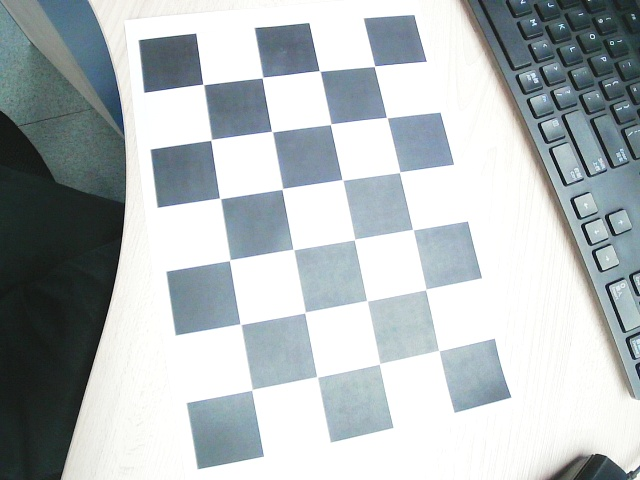
#> input picture image_folder/1.jpg, 640 x 480 px; its folder holds only this picture in this run
$ python calibrate_intris.py
#> lines starting #> are read from the running program, lines starting #| are printed output that depends on the picture; after the words box and inside, x2 and y2 are one past the last pixel; in counts of white or black regions, pixels touching at a corner belong together; long printed decimals are rounded
#!/usr/bin/python3
import cv2
import numpy as np
import glob

# 设置寻找亚像素角点的参数，采用的停止准则是最大循环次数30和最大误差容限0.001
criteria = (cv2.TERM_CRITERIA_EPS + cv2.TERM_CRITERIA_MAX_ITER, 30, 0.001)

# 获取标定板角点的位置
objp = np.zeros((4 * 6, 3), np.float32)
objp[:, :2] = np.mgrid[0:6, 0:4].T.reshape(-1, 2)  # 将世界坐标系建在标定板上，所有点的Z坐标全部为0，所以只需要赋值x和y

obj_points = []  # 存储3D点
img_points = []  # 存储2D点

images = glob.glob("image_folder/*.jpg")
i = 0
size = None
for fname in images:
    img = cv2.imread(fname)
#> img is the input picture: shape (480, 640, 3); mean B, G, R 187.4, 185.3, 178
    gray = cv2.cvtColor(img, cv2.COLOR_BGR2GRAY)
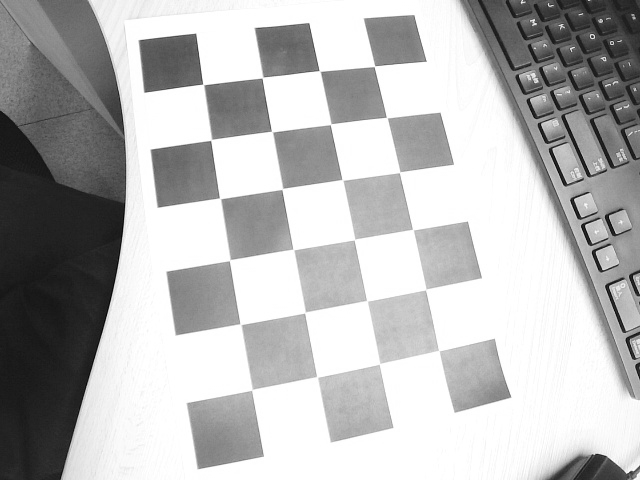
#> gray: shape (480, 640); min 1, max 255, mean 183.4
    size = gray.shape[::-1]
#> size = (640, 480)
    # 内部调用了cornerSubPix
    ret, corners = cv2.findChessboardCorners(gray, (6, 4), None)
#> ret = True; corners = 24 rows, first 8: [374.4, 66.04], [386.2, 117.6], [399.3, 172.2], [413, 228.8], [425.8, 288.8], [438.3, 351.9], [319.5, 70.94], [331.1, 124.2]
    # print(corners)

    if ret:
        obj_points.append(objp)
        img_points.append(corners)

        # [6 lines of commented-out code are left out]

        cv2.drawChessboardCorners(img, (6, 4), corners, ret)  # 记住，OpenCV的绘制函数一般无返回值
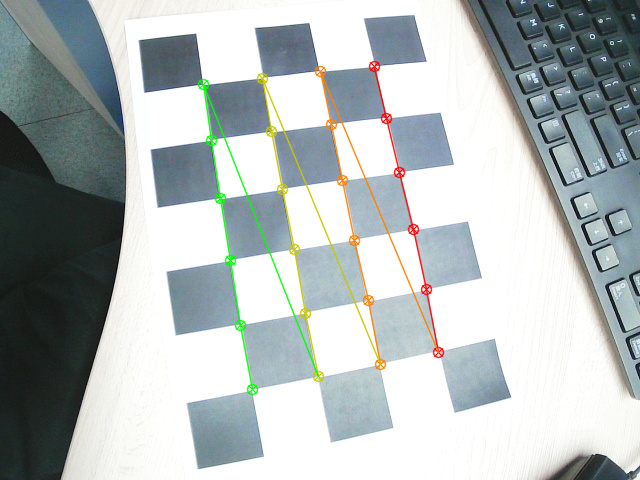
#> img: shape (480, 640, 3); 2.65% of pixels changed, all inside (x1, y1, x2, y2) = (197, 60, 445, 396)
        i += 1
        # cv2.imwrite('conimg' + str(i) + '.jpg', img)
        # cv2.imshow('image', img)
        # cv2.waitKey(4000)

print(len(img_points))
#| 1
cv2.destroyAllWindows()

# 标定
ret, mtx, dist, rvecs, tvecs = cv2.calibrateCamera(obj_points, img_points, size, None, None)
#> ret = 0.579; mtx = [[464.4, 0, 300.5], [0, 459.8, 228.1], [0, 0, 1]]; dist = [[0.174, -5.15, 0.00252, 0.0051, 21.54]]; rvecs = ([-0.237, 0.015, 1.39],); tvecs = ([1.3, -2.89, 8.05],)

print("ret:", ret)
#| ret: 0.5789
print("mtx:\n", mtx)  # 内参数矩阵
#| mtx:
#|  [[464.362   0.         300.547]
#|  [  0.         459.790 228.072 ]
#|  [  0.           0.           1.        ]]
print("dist:\n", dist)  # 畸变系数   distortion cofficients = (k_1,k_2,p_1,p_2,k_3)
#| dist:
#|  [[ 1.74188338e-01 -5.15307747e+00  2.52466242e-03  5.10383123e-03
#|    2.15448959e+01]]
# print("rvecs:\n", rvecs)  # 旋转向量  # 外参数
# print("tvecs:\n", tvecs)  # 平移向量  # 外参数

print("-----------------------------------------------------")

# [10 lines of commented-out code are left out]

$ run again, on image_folder/13.jpg
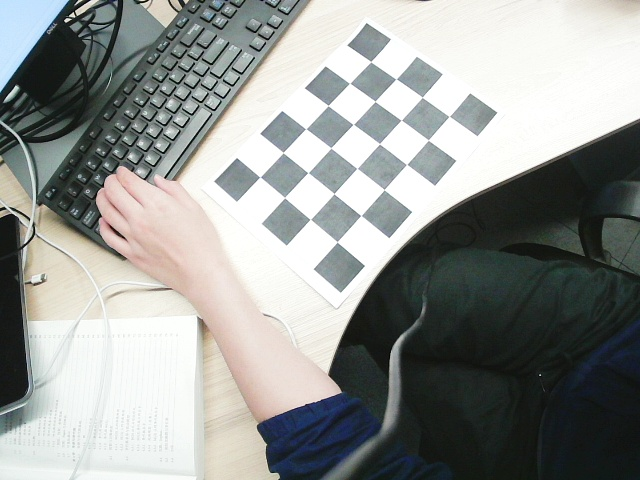
#> input picture image_folder/13.jpg, 640 x 480 px
#> img is the input picture: shape (480, 640, 3); mean B, G, R 147.6, 150.4, 147.4
#> `gray = cv2.cvtColor(img, cv2.COLOR_BGR2GRAY)`:
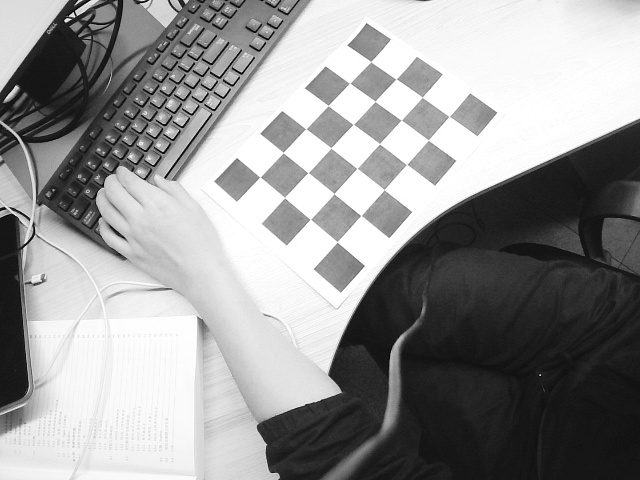
#> gray: shape (480, 640); min 1, max 255, mean 149.2
#> `ret, corners = cv2.findChessboardCorners(gray, (6, 4), None)`: ret = True; corners = 24 rows, first 8: [259.8, 177.1], [283.1, 152.5], [305.8, 128.7], [327.9, 105.6], [349.7, 83.34], [370.8, 61.71], [284.6, 197.6], [308, 172.6]
#> `cv2.drawChessboardCorners(img, (6, 4), corners, ret)`:
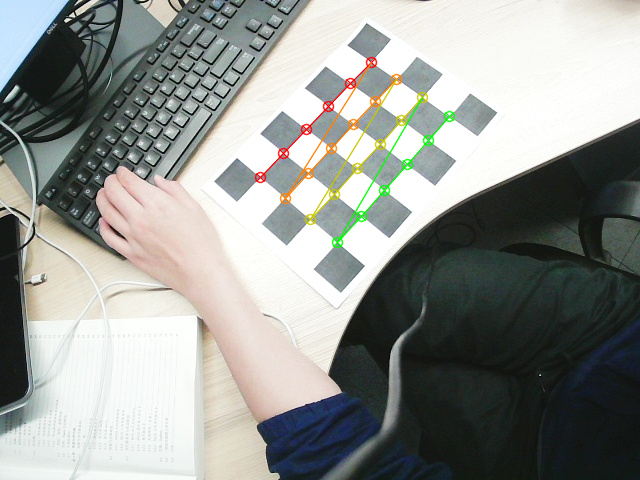
#> img: shape (480, 640, 3); 1.55% of pixels changed, all inside (x1, y1, x2, y2) = (254, 56, 456, 249)
#| 1
#> `ret, mtx, dist, rvecs, tvecs = cv2.calibrateCamera(obj_points, img_poi..`: ret = 0.121; mtx = [[435.7, 0, 298.6], [0, 433.1, 252.7], [0, 0, 1]]; dist = [[-0.262, 0.201, -0.012, 0.00359, 0.0743]]; rvecs = ([-0.248, 0.0385, -0.837],); tvecs = ([-1.13, -2.22, 12.68],)
#| ret: 0.1212
#| mtx:
#|  [[435.702    0.         298.632]
#|  [  0.         433.068 252.691]
#|  [  0.           0.           1.        ]]
#| dist:
#|  [[-0.2621  0.2011 -0.012  0.00359  0.07425]]

$ run again, on image_folder/14.jpg
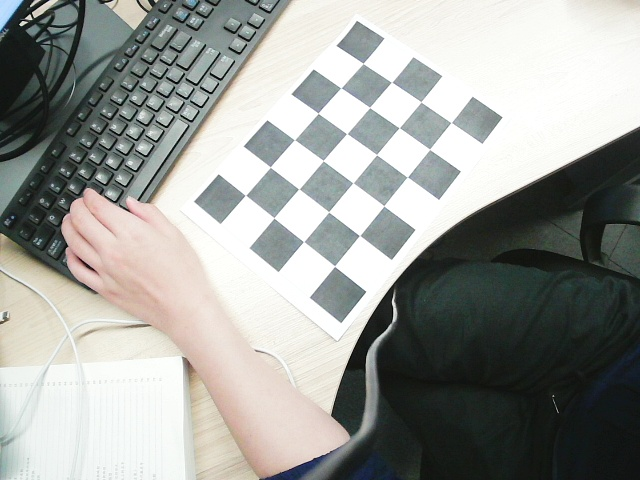
#> input picture image_folder/14.jpg, 640 x 480 px
#> img is the input picture: shape (480, 640, 3); mean B, G, R 153.1, 157.3, 155.2
#> `gray = cv2.cvtColor(img, cv2.COLOR_BGR2GRAY)`:
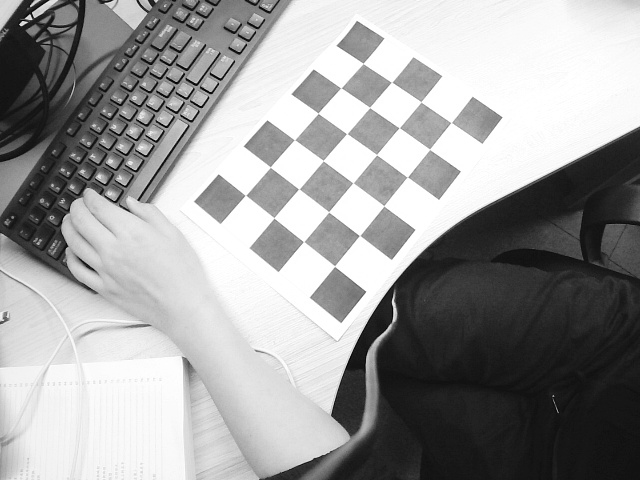
#> gray: shape (480, 640); min 0, max 255, mean 156.2
#> `ret, corners = cv2.findChessboardCorners(gray, (6, 4), None)`: ret = True; corners = 24 rows, first 8: [245.5, 195.3], [270.2, 167.2], [294.5, 140], [318.2, 113.3], [340.9, 87.93], [363.1, 63.33], [273.8, 217.8], [298.7, 189.2]
#> `cv2.drawChessboardCorners(img, (6, 4), corners, ret)`:
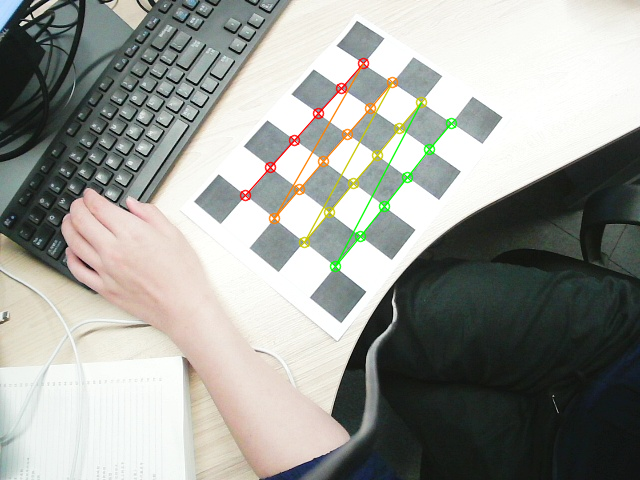
#> img: shape (480, 640, 3); 1.67% of pixels changed, all inside (x1, y1, x2, y2) = (239, 57, 458, 273)
#| 1
#> `ret, mtx, dist, rvecs, tvecs = cv2.calibrateCamera(obj_points, img_poi..`: ret = 0.173; mtx = [[461.6, 0, 306], [0, 464, 258.4], [0, 0, 1]]; dist = [[-0.335, 0.764, -0.0158, 0.00777, -1.11]]; rvecs = ([-0.238, -0.0316, -0.881],); tvecs = ([-1.59, -1.64, 12.03],)
#| ret: 0.173
#| mtx:
#|  [[461.606   0.         305.999]
#|  [  0.         463.976 258.421]
#|  [  0.           0.           1.        ]]
#| dist:
#|  [[-0.3345    0.7636 -0.01575  0.00777 -1.111]]

$ run again, on image_folder/15.jpg
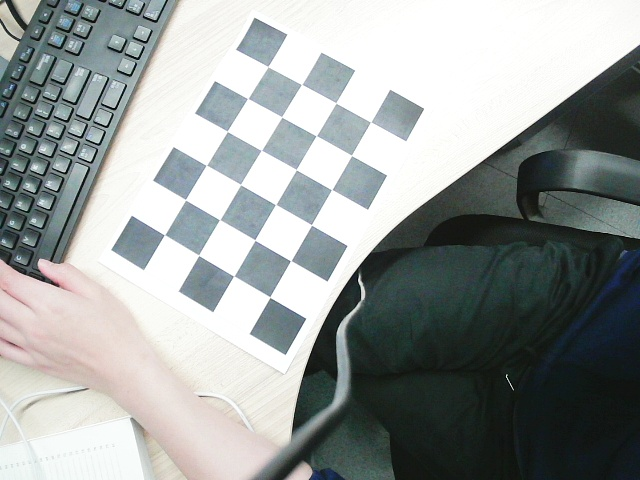
#> input picture image_folder/15.jpg, 640 x 480 px
#> img is the input picture: shape (480, 640, 3); mean B, G, R 155.3, 156.8, 151.7
#> `ret, corners = cv2.findChessboardCorners(gray, (6, 4), None)`: ret = True; corners = 24 rows, first 8: [164.5, 234.7], [185.6, 199.7], [206.4, 165.4], [227.3, 131.3], [247.5, 98.26], [267.8, 66.74], [198.9, 255.3], [219.7, 220]
#> `cv2.drawChessboardCorners(img, (6, 4), corners, ret)`:
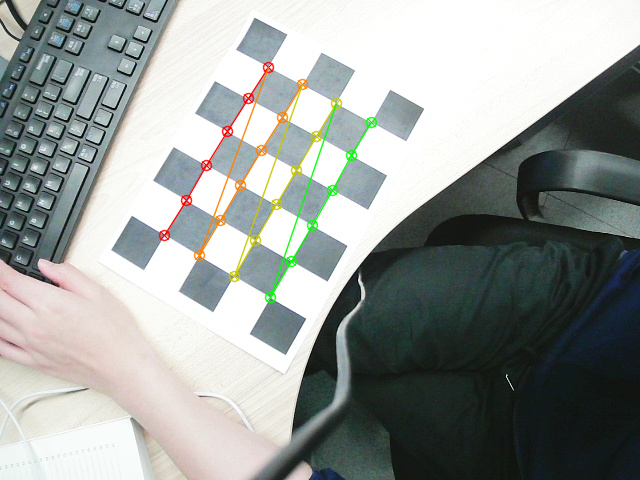
#> img: shape (480, 640, 3); 1.91% of pixels changed, all inside (x1, y1, x2, y2) = (158, 61, 378, 304)
#| 1
#> `ret, mtx, dist, rvecs, tvecs = cv2.calibrateCamera(obj_points, img_poi..`: ret = 0.183; mtx = [[482.7, 0, 300], [0, 482.3, 233], [0, 0, 1]]; dist = [[-0.511, 5.34, 0.000318, 0.00711, -23.07]]; rvecs = ([-0.0932, -0.0635, -1.05],); tvecs = ([-3.32, 0.0436, 11.54],)
#| ret: 0.1827
#| mtx:
#|  [[482.674   0.         299.987]
#|  [  0.         482.305 232.976 ]
#|  [  0.           0.           1.        ]]
#| dist:
#|  [[-5.11163571e-01  5.33685591e+00  3.17861649e-04  7.11344681e-03
#|   -2.30662042e+01]]

$ run again, on image_folder/10.jpg
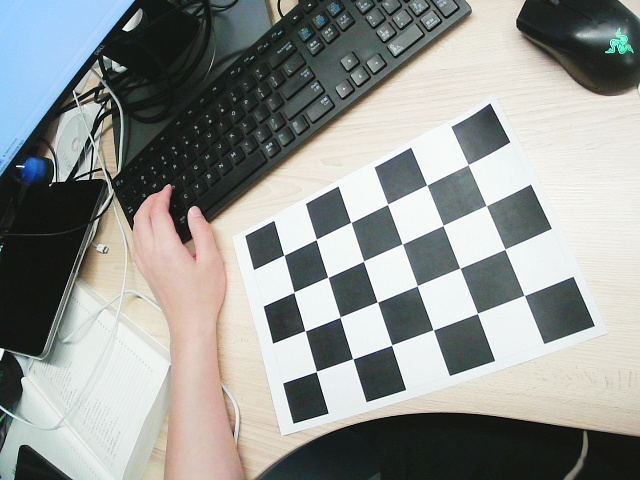
#> input picture image_folder/10.jpg, 640 x 480 px
#> img is the input picture: shape (480, 640, 3); mean B, G, R 146.1, 149.1, 145.9
#> `gray = cv2.cvtColor(img, cv2.COLOR_BGR2GRAY)`:
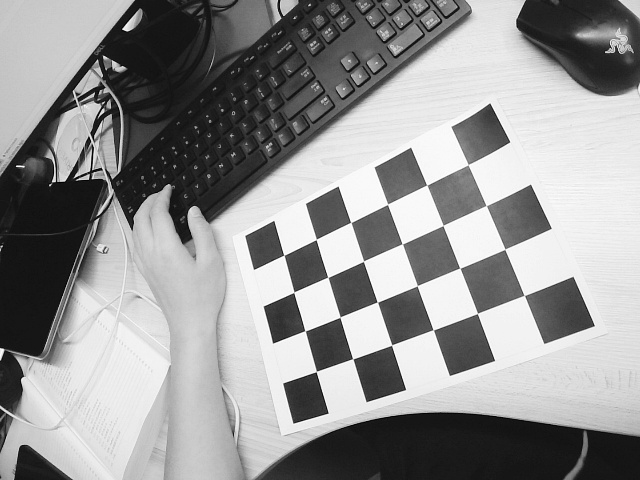
#> gray: shape (480, 640); min 0, max 255, mean 147.8
#> `ret, corners = cv2.findChessboardCorners(gray, (6, 4), None)`: ret = True; corners = 24 rows, first 8: [284, 255.2], [316.2, 239.5], [350.9, 222.4], [387.5, 204.4], [426.8, 185.1], [468.2, 164.6], [293.7, 292.3], [328, 277.4]
#> `cv2.drawChessboardCorners(img, (6, 4), corners, ret)`:
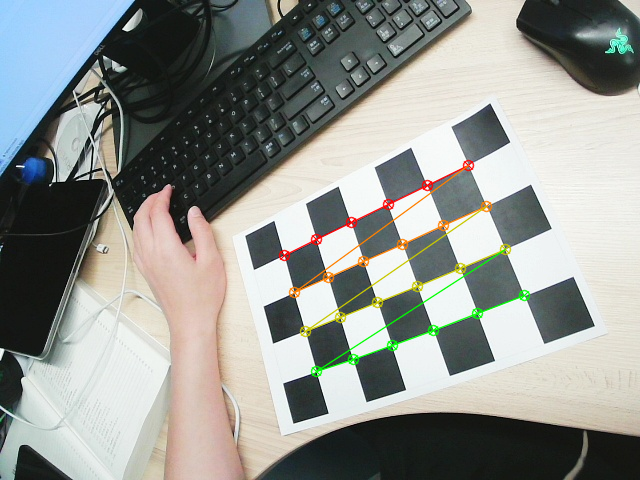
#> img: shape (480, 640, 3); 1.96% of pixels changed, all inside (x1, y1, x2, y2) = (278, 159, 531, 378)
#| 1
#> `ret, mtx, dist, rvecs, tvecs = cv2.calibrateCamera(obj_points, img_poi..`: ret = 0.182; mtx = [[424.8, 0, 307.3], [0, 440.5, 255.6], [0, 0, 1]]; dist = [[-0.0575, -0.195, -0.00588, -0.00847, 0.396]]; rvecs = ([-0.239, 0.45, -0.356],); tvecs = ([-0.616, -0.00915, 11.15],)
#| ret: 0.1821
#| mtx:
#|  [[424.758    0.         307.266]
#|  [  0.         440.495 255.582]
#|  [  0.           0.           1.        ]]
#| dist:
#|  [[-0.05752 -0.1955 -0.005879 -0.008466  0.3965]]
